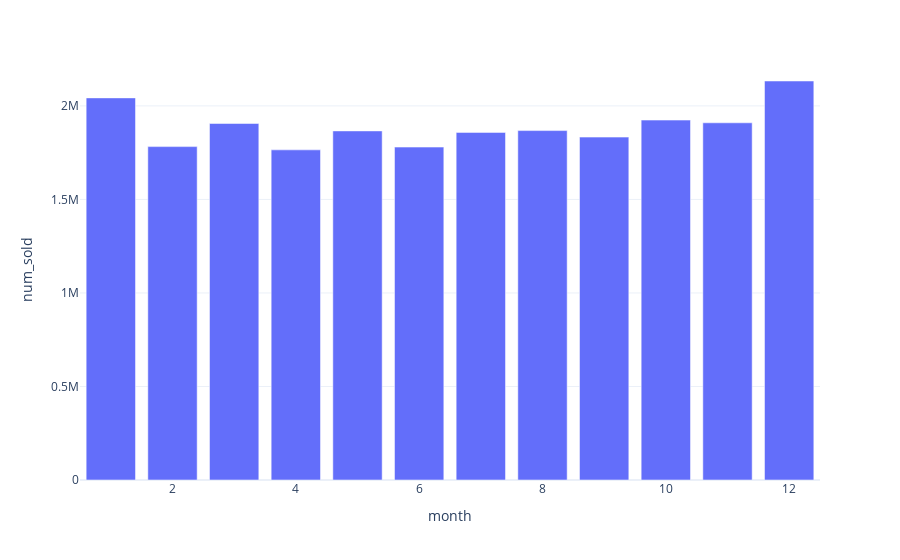

Notebook cell for this chart:
### Code cell
fig = px.bar(month_by_sold,x='month',y='num_sold')
fig.show()

### Figure 1 — Plotly figure (JSON) as saved in the notebook; plotly's stock layout.template omitted (floating-point values rounded to 4 significant figures)
{"data": [{"alignmentgroup": "True", "hovertemplate": "month=%{x}<br>num_sold=%{y}<extra></extra>", "legendgroup": "", "marker": {"color": "#636efa", "pattern": {"shape": ""}}, "name": "", "offsetgroup": "", "orientation": "v", "showlegend": false, "textposition": "auto", "x": [1, 2, 3, 4, 5, 6, 7, 8, 9, 10, 11, 12], "xaxis": "x", "y": [2042783, 1782267, 1905982, 1764963, 1866246, 1779787, 1858402, 1867996, 1833097, 1924133, 1909588, 2133081], "yaxis": "y", "type": "bar"}], "layout": {"xaxis": {"anchor": "y", "domain": [0, 1], "title": {"text": "month"}, "type": "linear", "range": [0.5, 12.5], "autorange": true}, "yaxis": {"anchor": "x", "domain": [0, 1], "title": {"text": "num_sold"}, "type": "linear", "range": [0, 2245000.0], "autorange": true}, "legend": {"tracegroupgap": 0}, "margin": {"t": 60}, "barmode": "relative", "autosize": true}}
